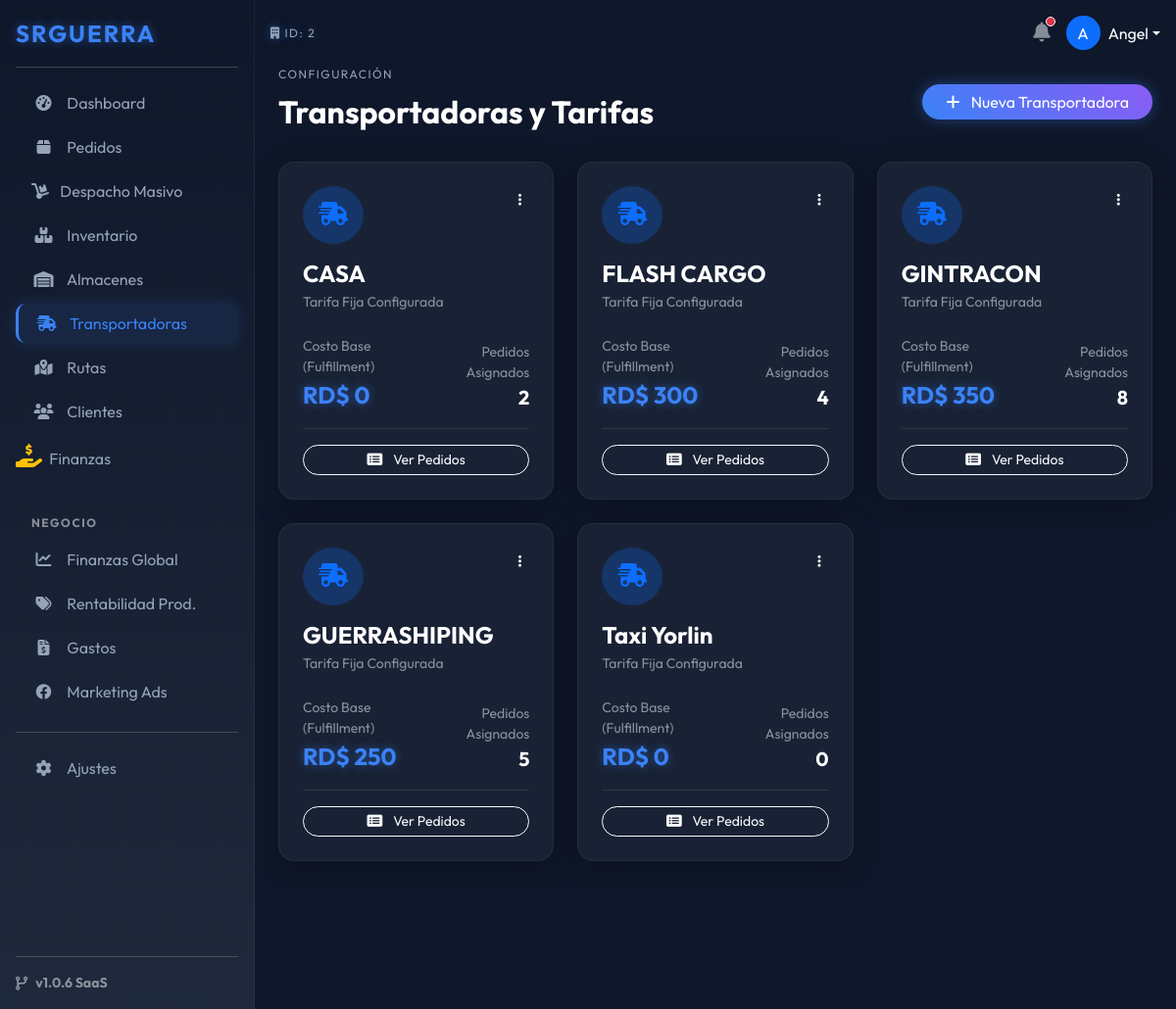
The page /index.php?ruta=transportadoras (signed in) on the database its author committed.
### tables this page shows
CREATE TABLE `transportadoras` (
  `id` int(11) NOT NULL,
  `empresa_id` int(11) NOT NULL,
  `nombre` varchar(100) NOT NULL,
  `codigo_acceso` varchar(50) DEFAULT NULL,
  `pin_acceso` varchar(255) DEFAULT NULL,
  `costo_envio_fijo` decimal(10,2) DEFAULT 0.00,
  `activo` tinyint(1) DEFAULT 1
);

### modules/transportadoras/index.php (the view, shortened to what this page needs)
<?php
$empresa_id = $_SESSION['empresa_id'];
$sql = "SELECT t.*,
        (SELECT COUNT(*) FROM pedidos WHERE transportadora_id = t.id) as total_pedidos
        FROM transportadoras t
        WHERE t.empresa_id = ? AND t.activo = 1
        ORDER BY t.nombre ASC";
$stmt = $pdo->prepare($sql);
$stmt->execute([$empresa_id]);
$transportadoras = $stmt->fetchAll();
?>
<div class="d-flex justify-content-between align-items-center mb-4">
    <div>
        <span class="h-label">CONFIGURACIÓN</span>
        <h2 class="fw-bold text-white">Transportadoras y Tarifas</h2>
    </div>
    <a href="index.php?ruta=transportadoras/nuevo" class="btn btn-glow rounded-pill px-4">
        <i class="fas fa-plus me-2"></i> Nueva Transportadora
    </a>
</div>
<div class="row">
    <?php foreach($transportadoras as $t): ?>
    <div class="col-md-4 mb-4">
        <div class="card-glass p-4 h-100 position-relative group-hover">
            <div class="d-flex justify-content-between align-items-start mb-3">
                <div class="bg-primary bg-opacity-25 p-3 rounded-circle">
                    <i class="fas fa-shipping-fast text-primary fs-4"></i>
                </div>
                <div class="dropdown">
                    <button class="btn btn-sm btn-outline-light border-0" type="button" data-bs-toggle="dropdown">
                        <i class="fas fa-ellipsis-v"></i>
                    </button>
                </div>
            </div>
            <h4 class="text-white fw-bold mb-1"><?php echo $t['nombre']; ?></h4>
            <p class="text-muted small mb-3">Tarifa Fija Configurada</p>
            <div class="d-flex justify-content-between align-items-end mt-4">
                <div>
                    <span class="d-block small text-muted">Costo Base (Fulfillment)</span>
                    <span class="text-neon fw-bold fs-4">RD$ <?php echo number_format($t['costo_envio_fijo'], 0); ?></span>
                </div>
                <div class="text-end">
                    <span class="d-block small text-muted">Pedidos Asignados</span>
                    <span class="text-white fw-bold fs-5"><?php echo $t['total_pedidos']; ?></span>
                </div>
            </div>
            <hr class="border-secondary opacity-25 my-3">
            <a href="index.php?ruta=transportadoras/ver&id=<?php echo $t['id']; ?>" class="btn btn-outline-light w-100 btn-sm rounded-pill">
                <i class="fas fa-list-alt me-2"></i> Ver Pedidos
            </a>
        </div>
    </div>
    <?php endforeach; ?>
</div>

### assets/css/futuristic.css (style rules this page uses)
:root { --bg-dark: #0f172a; --bg-card: #1e293b; --primary-neon: #3b82f6; --accent-neon: #8b5cf6; --text-main: #f8fafc; --text-muted: #94a3b8; --success-glow: rgba(34, 197, 94, 0.2); --danger-glow: rgba(239, 68, 68, 0.2); }
body { background-color: var(--bg-dark); color: var(--text-main); font-family: 'Outfit', sans-serif; }
.card-glass { background: rgba(30, 41, 59, 0.7); backdrop-filter: blur(10px); -webkit-backdrop-filter: blur(10px); border: 1px solid rgba(255, 255, 255, 0.05); border-radius: 16px; box-shadow: 0 4px 30px rgba(0, 0, 0, 0.3); transition: transform 0.2s; }
.text-neon { color: var(--primary-neon); text-shadow: 0 0 10px rgba(59, 130, 246, 0.5); }
.h-label { font-size: 0.75rem; text-transform: uppercase; letter-spacing: 1.5px; color: var(--text-muted); margin-bottom: 10px; display: block; }
.btn-glow { background: linear-gradient(45deg, var(--primary-neon), var(--accent-neon)); border: none; color: white; box-shadow: 0 0 15px rgba(59, 130, 246, 0.4); }

### rows shown on the page
transportadoras: nombre "CASA", costo_envio_fijo "0", total_pedidos "2"
transportadoras: nombre "FLASH CARGO", costo_envio_fijo "300", total_pedidos "4"
transportadoras: nombre "GINTRACON", costo_envio_fijo "350", total_pedidos "8"
transportadoras: nombre "GUERRASHIPING", costo_envio_fijo "250", total_pedidos "5"
transportadoras: nombre "Taxi Yorlin", costo_envio_fijo "0", total_pedidos "0"

### other values the page prints
$_SESSION['empresa_id'] "2"
substr($_SESSION['usuario_nombre'], 0, 1) "A"
explode(' ', $_SESSION['usuario_nombre'])[0] "Angel"
